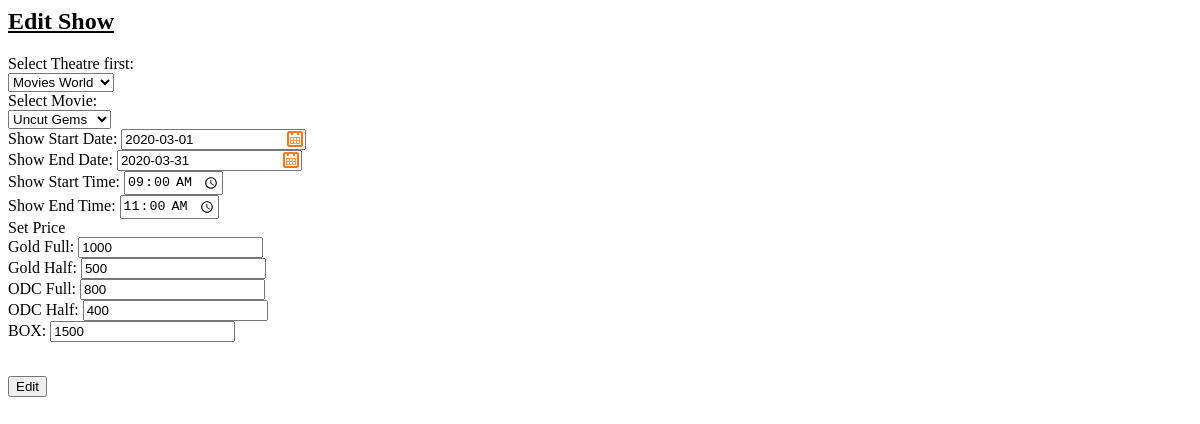
The page /admin/editshow.php?showid=51 on the database its author committed.
### tables this page shows
CREATE TABLE `shows` (
  `show_id` int(11) NOT NULL,
  `show_start_date` date NOT NULL,
  `show_end_date` date NOT NULL,
  `show_start_time` time NOT NULL,
  `show_end_time` time NOT NULL,
  `theatre_id` int(11) NOT NULL,
  `movie_id` int(11) NOT NULL,
  `odc_full` int(11) NOT NULL,
  `odc_half` int(11) NOT NULL,
  `gold_full` int(11) NOT NULL,
  `gold_half` int(11) NOT NULL,
  `box` int(11) NOT NULL
);

### admin/editshow.php (the view, shortened to what this page needs)
        <link rel="stylesheet" href="../public/css/default.css" type="text/css">
		<?php
	$showid=$_GET['showid'];
	$sql1="select * from shows where show_id =".$showid;
	$query1=mysqli_query($con,$sql1);
	$a=mysqli_fetch_array($query1,MYSQLI_ASSOC);
		$sql2="select * from movies";
		$query2=mysqli_query($con,$sql2);
		$sql3="select * from theatre ";
		$query3=mysqli_query($con,$sql3);
?>
<h2 class="text-center text-primary" style="text-decoration:underline;">Edit Show</h2>
<div class="row">
	<div class="col-sm-8">
		<form method="post">
		<div class="row">
			<div class="col-sm-6">
				<label>Select Theatre first:</label>
						 <div class="dropdown">
								<select name="theatreid2" class="form-control">
									<?php
										while($c=mysqli_fetch_array($query3,MYSQLI_ASSOC))
										{
											echo "<option value='".$c['theatre_id']."'>".$c['theatre_name']."</option>" ;
										}
									?>
								</select>
						  </div>
			</div>
		<div class="col-sm-6">
			 <div class="form-group">
				<label>Select Movie:</label>
					 <div class="dropdown">
						<select name="movieid2" class="form-control">
						<?php
							while($b=mysqli_fetch_array($query2,MYSQLI_ASSOC))
							{
								echo "<option value='".$b['movie_id']."'>".$b['movie_name']."</option>" ;
							}
						?>
						</select>
					</div>
				</div>
		</div>
		</div>
		<div class="row">
			 <div class="col-sm-6">
				<label for="start_date">Show Start Date:</label>
				 <input type="text" class="form-control" id="start_date" name="new_start_date"
								 value="<?php echo $a['show_start_date'] ?>">
			</div>
			<div class="col-sm-6">
				<label for="end_date">Show End Date:</label>
				<input type="text" class="form-control" id="end_date" name="new_end_date"
				 value="<?php echo $a['show_end_date'] ?>">
		 </div>
		</div>
				 <div class="row">
					<div class="form-group">
					  <div class="col-sm-6">
						<label for="start_time">Show Start Time:</label>
						 <input type="time" class="form-control" id="start_time" name="new_start_time"
						 value="<?php echo $a['show_start_time'] ?>">
					  </div>
					<div class="col-sm-6">
						<label for="end_time">Show End Time:</label>
						 <input type="time" class="form-control" id="end_time" name="new_end_time"
						 value="<?php echo $a['show_end_time'] ?>">
					 </div>
					</div>
			   </div>
			   <label class="text-center"> Set Price</label>
			   <div class="row">
					<div class="form-group">
							  <div class="col-sm-2">
								<label for="gold_full">Gold Full:</label>
								 <input type="number" class="form-control" id="gold_full"
								 value="<?php echo $a['gold_full'] ?>" name="gold_full" required>
							  </div>
							  <div class="col-sm-2">
								<label for="gold_half">Gold Half:</label>
								 <input type="number" class="form-control" id="gold_half"
								value="<?php echo $a['gold_half'] ?>" 	 name="gold_half" required>
							  </div>
							  <div class="col-sm-2">
								<label for="odc_full">ODC Full:</label>
								 <input type="number" class="form-control" id="odc_full"
								 value="<?php echo $a['odc_full'] ?>" name="odc_full" required>
							  </div>
							  <div class="col-sm-2">
								<label for="odc_half">ODC Half:</label>
								 <input type="number" class="form-control" id="odc_half"
								 value="<?php echo $a['odc_half'] ?>" name="odc_half" required>
							  </div>
							  <div class="col-sm-2">
								<label for="box">BOX:</label>
								 <input type="number" class="form-control" id="box"
								 value="<?php echo $a['box'] ?>" name="box" required>
							  </div>
					 </div>
					</div>
						 <br>
				<p class="text-right">
				<input type="submit" class=" btn btn-primary text-center" value="Edit" name="edit"/>
				</p>
				</form>
	</div>
</div>

### rows shown on the page
shows: new_start_date "2020-03-01", new_end_date "2020-03-31", new_start_time "09:00:00", new_end_time "11:00:00", gold_full "1000", gold_half "500", odc_full "800", odc_half "400", box "1500"

### other values the page prints
form field theatreid2 "Movies World"
form field movieid2 "Uncut Gems"
